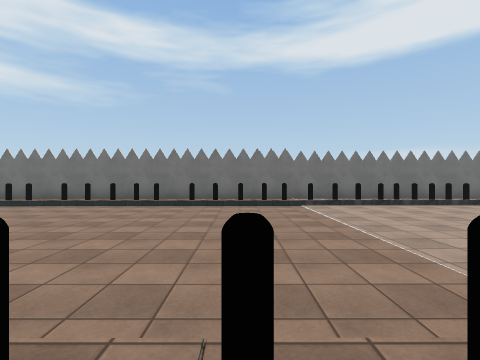
view 1 (above)

16 first-person views from a walk through a scene from a Unity 3-D project. The camera is 1.3 m above the floor, looks level and sees 85° across. The floor is counted in squares, 2 m on a side. Each view is taken from the middle of a square. On the plan, view 1 faces up. The plan holds only what a view shows up to about 9 squares ahead; the rest is blank. The place goes on beyond the plan. Surface patterns are stand-ins for the level's own textures.

view 2
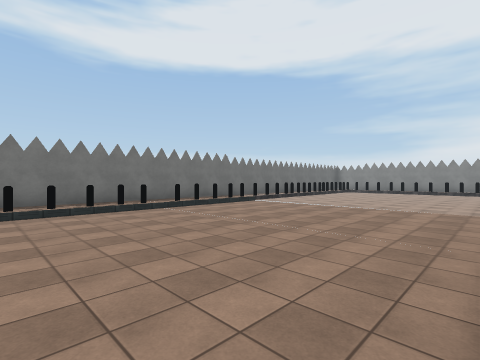

view 3
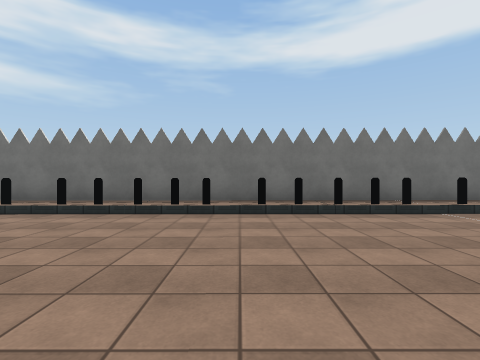

view 4
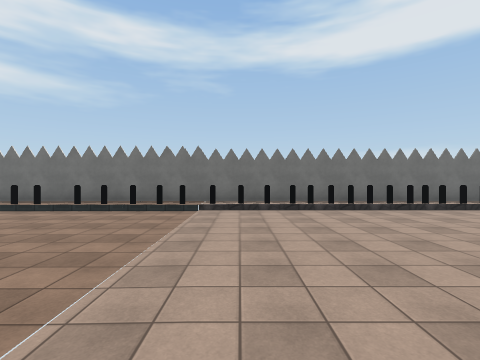

view 5
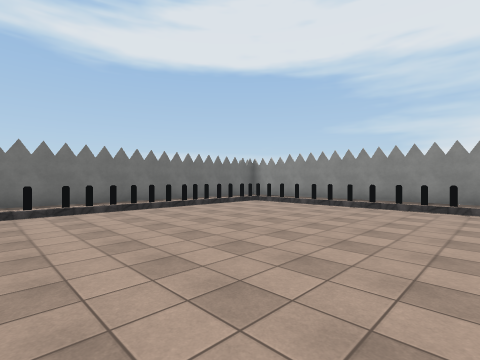

view 6
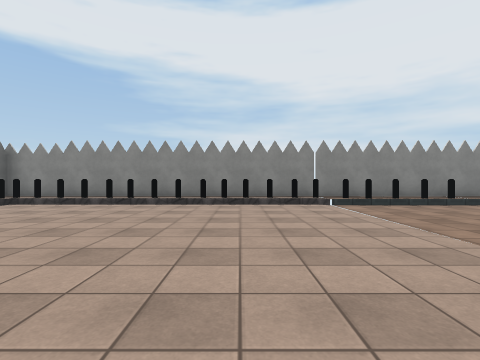

view 7
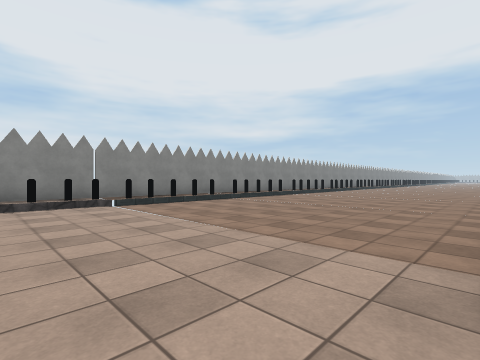

view 8
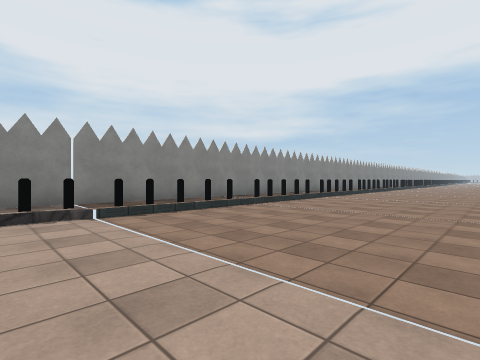

view 9
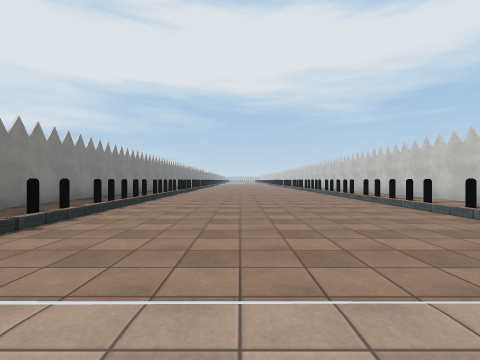

view 10
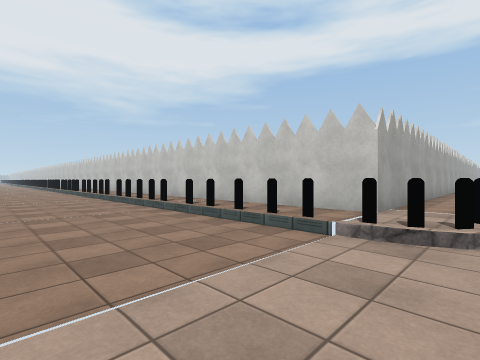

view 11
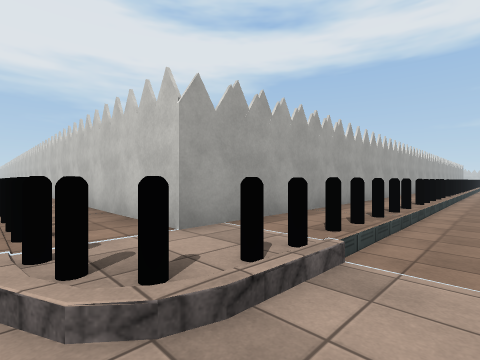

view 12
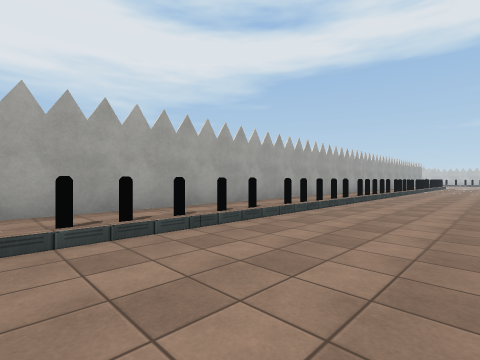

view 13
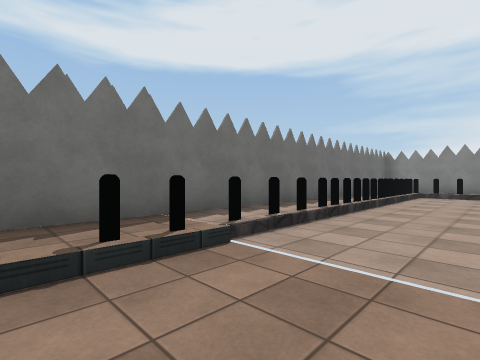

view 14
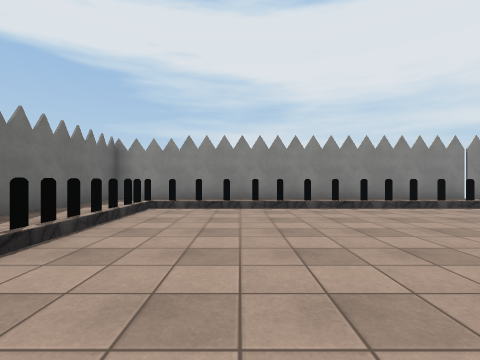

view 15
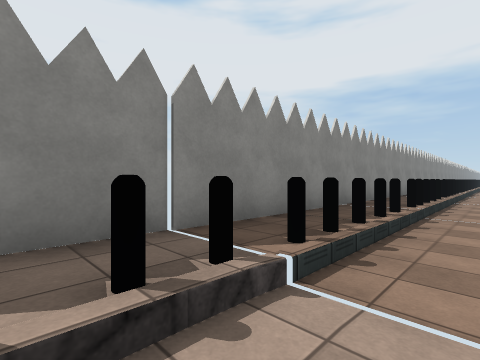

view 16
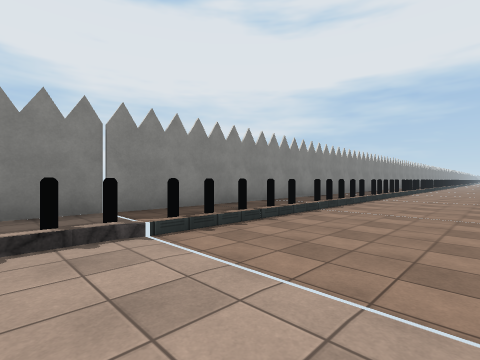

### Floor plan
Key: @ floor where view 1 was taken; # wall or solid block; x gap in a wall; . main floor; : floor 0.25 m higher than the main floor; / step, stairs or slope.
Columns run from 10 left of view 1 to 13 right of it. Each row starts with its distance up from view 1.
 10 ########################
  9 :::::::::::::::::::::::#
  8 x:::x::#x::#..#.######:#
  7 .....................#:#
  6  ..................../:#
  5   ...................#:#
  4 ...................../:#
  3 .....................#:#
  2 .....................x:#
  1 :::#/#:#x::##/.......x:#
  0 ::::::::::@:###......::#
 -1 #############:.......###
 -2             #:.......::#
 -3             #:x......::#
 -4             #:.......::#
 -5             #:.......::#
 -6             #:.......#:#
 -7             #:x......::#
 -8             #:.......::#
 -9             #  ......: #
-10                 ..   #

Positions as (right, up) in squares from view 1, and headings:
1: (0, 0), facing up
2: (-6, 1), facing up-right
3: (-6, 3), facing up
4: (3, 1), facing up
5: (3, 1), facing up-right
6: (4, 2), facing right
7: (4, 2), facing down-right
8: (6, 1), facing down-right
9: (8, 1), facing down
10: (7, 1), facing down-left
11: (4, 2), facing down-left
12: (-2, 4), facing down-left
13: (0, 6), facing up-right
14: (5, 6), facing right
15: (10, 1), facing down-right
16: (8, 1), facing down-right
